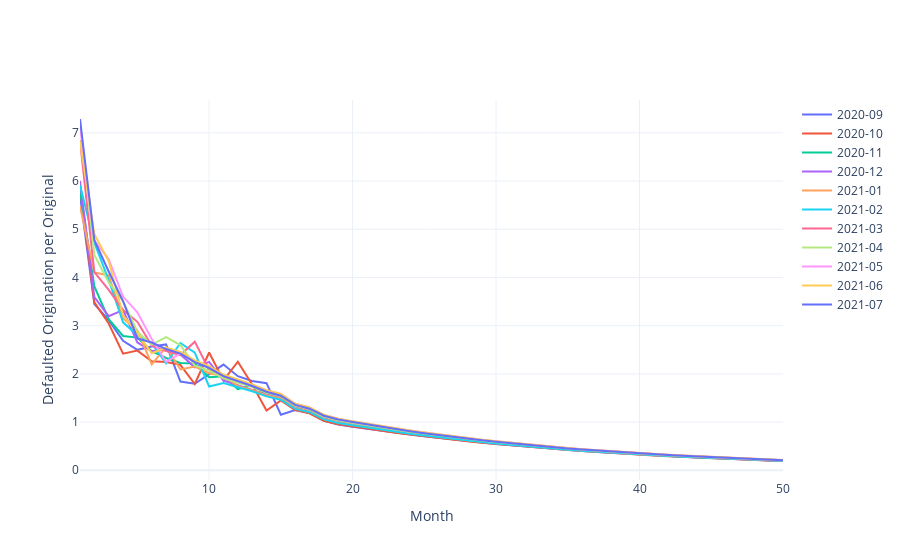

Here is the notebook cell this chart was saved with:
### Code cell
fig=go.Figure(defaults)
fig.update_layout(xaxis=dict(title='Month'), yaxis=dict(title='Defaulted Origination per Original'))
fig.show()
